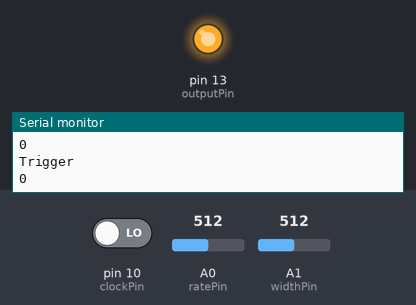
A sketch run on a simulated Arduino Uno, built with avr-gcc and run on an emulated ATmega328P. On the bench: output pins drawn as LEDs (lit = HIGH), the last lines printed to the serial monitor. The test bench sets the inputs (shaded band); at power-on: A1 (widthPin) = 512, A0 (ratePin) = 512, pin 10 (clockPin) LOW.

Above: at 1.3 s.
1.4 s: A1 (widthPin) set to 21
4.5 s: A1 (widthPin) set to 18
At 5.3 s:
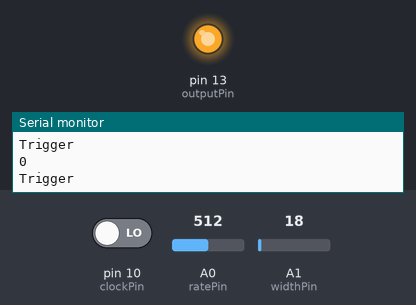
6.0 s: A0 (ratePin) set to 537
9.1 s: A0 (ratePin) set to 552
At 9.7 s:
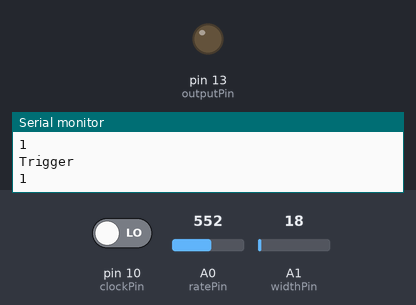
10.6 s: A0 (ratePin) set to 35
12.1 s: A0 (ratePin) set to 28
At 13.4 s:
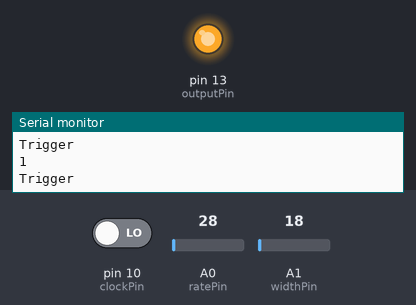
Timing chart, 0 to 14.6 s (numbered marks = the images above; inputs shaded):
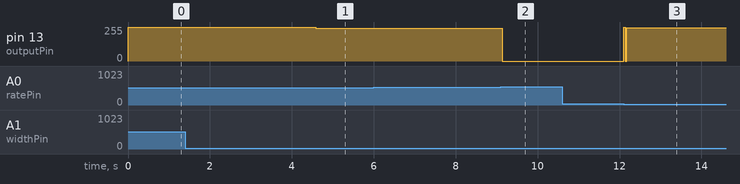

Measured:
- the behaviour switches between 543 and 544 on A0 (ratePin) (found by bisection; images 1 and 2)
- the behaviour switches between 32 and 31 on A0 (ratePin) (found by bisection; images 2 and 3)
- after the input at 4.5 s, pin 13 (outputPin): 255/255 → 246/255 after 0.08 s
- after the input at 9.1 s, pin 13 (outputPin): 246/255 → 0/255 at once
- after the input at 10.6 s, every drawn part: stays the same
- after the input at 12.1 s, pin 13 (outputPin): 0/255 → 249/255 at once

The sketch:

ClockDivider.ino
```cpp
const int clockPin = 10;
const int outputPin = 13;
const int ratePin = A0;    // select the input pin for the potentiometer
const int widthPin = A1;    // select the input pin for the potentiometer

int pulseWidth = 100;

unsigned int count = 1;
byte clockHigh = 0;

void setup() {
  // initialize digital pin 13 as an output.
  pinMode(13, OUTPUT);

  Serial.begin(9600);
  while (!Serial) {
    ; // wait for serial port to connect. Needed for native USB port only
  }
  Serial.println("Clock Divider - Take one");

  pinMode(clockPin, INPUT);
}

void trigger(){
  digitalWrite(outputPin, HIGH);   // turn the LED on (HIGH is the voltage level)
  delay(pulseWidth);              // wait for a second
  digitalWrite(outputPin, LOW);    // turn the LED off by making the voltage LOW
}


void loop() {

  byte clockState = digitalRead(clockPin);
  byte rateValue = analogRead(ratePin);
  rateValue = map(rateValue, 0, 1023, 0, 64);

  pulseWidth = analogRead( widthPin);

  // check if clock was received, if so increment
  if (clockState == HIGH && clockHigh == 0) {
    Serial.println(count);
    clockHigh = 1;
    count++;
  } else if (clockState == HIGH && clockHigh == 1) {

  } else {
    clockHigh = 0;
  }

  // clock divider
    if (count / rateValue == 1 || count > rateValue){
    // do something every 16th note
    trigger();            // wait for a second
    Serial.println("Trigger");
    Serial.println(rateValue);
    count = 1;
  }

}
```
